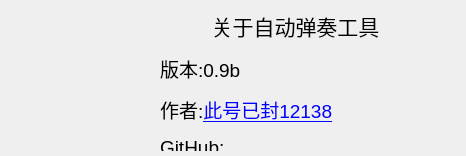
<?xml version="1.0" encoding="UTF-8"?>
<ui version="4.0">
 <class>About</class>
 <widget class="QDialog" name="About">
  <property name="geometry">
   <rect>
    <x>0</x>
    <y>0</y>
    <width>466</width>
    <height>156</height>
   </rect>
  </property>
  <property name="windowTitle">
   <string>Dialog</string>
  </property>
  <widget class="QLabel" name="label">
   <property name="geometry">
    <rect>
     <x>10</x>
     <y>10</y>
     <width>131</width>
     <height>141</height>
    </rect>
   </property>
   <property name="text">
    <string/>
   </property>
   <property name="pixmap">
    <pixmap>../img/hutao.png</pixmap>
   </property>
  </widget>
  <widget class="QLabel" name="label_2">
   <property name="geometry">
    <rect>
     <x>160</x>
     <y>10</y>
     <width>271</width>
     <height>141</height>
    </rect>
   </property>
   <property name="text">
    <string>&lt;!DOCTYPE HTML PUBLIC &quot;-//W3C//DTD HTML 4.0//EN&quot; &quot;http://www.w3.org/TR/REC-html40/strict.dtd&quot;&gt;
&lt;html&gt;&lt;head&gt;&lt;meta name=&quot;qrichtext&quot; content=&quot;1&quot; /&gt;&lt;style type=&quot;text/css&quot;&gt;
p, li { white-space: pre-wrap; }
&lt;/style&gt;&lt;/head&gt;&lt;body style=&quot; font-family:'SimSun'; font-size:9pt; font-weight:400; font-style:normal;&quot;&gt;
&lt;p align=&quot;center&quot; style=&quot; margin-top:12px; margin-bottom:12px; margin-left:0px; margin-right:0px; -qt-block-indent:0; text-indent:0px;&quot;&gt;&lt;span style=&quot; font-size:16pt;&quot;&gt;关于自动弹奏工具&lt;/span&gt;&lt;/p&gt;
&lt;p style=&quot; margin-top:12px; margin-bottom:12px; margin-left:0px; margin-right:0px; -qt-block-indent:0; text-indent:0px;&quot;&gt;&lt;span style=&quot; font-size:14pt;&quot;&gt;版本:0.9b&lt;/span&gt;&lt;/p&gt;
&lt;p style=&quot; margin-top:12px; margin-bottom:12px; margin-left:0px; margin-right:0px; -qt-block-indent:0; text-indent:0px;&quot;&gt;&lt;span style=&quot; font-size:14pt;&quot;&gt;作者:&lt;/span&gt;&lt;a href=&quot;https://space.bilibili.com/40358750&quot;&gt;&lt;span style=&quot; font-size:14pt; text-decoration: underline; color:#0000ff;&quot;&gt;此号已封12138&lt;/span&gt;&lt;/a&gt;&lt;/p&gt;
&lt;p style=&quot; margin-top:12px; margin-bottom:12px; margin-left:0px; margin-right:0px; -qt-block-indent:0; text-indent:0px;&quot;&gt;
&lt;span style=&quot; font-size:14pt; color:#000000;&quot;&gt;GitHub:&lt;/span&gt;&lt;/p&gt;&lt;/body&gt;&lt;/html&gt;</string>
   </property>
  </widget>
 </widget>
 <resources/>
 <connections/>
</ui>
